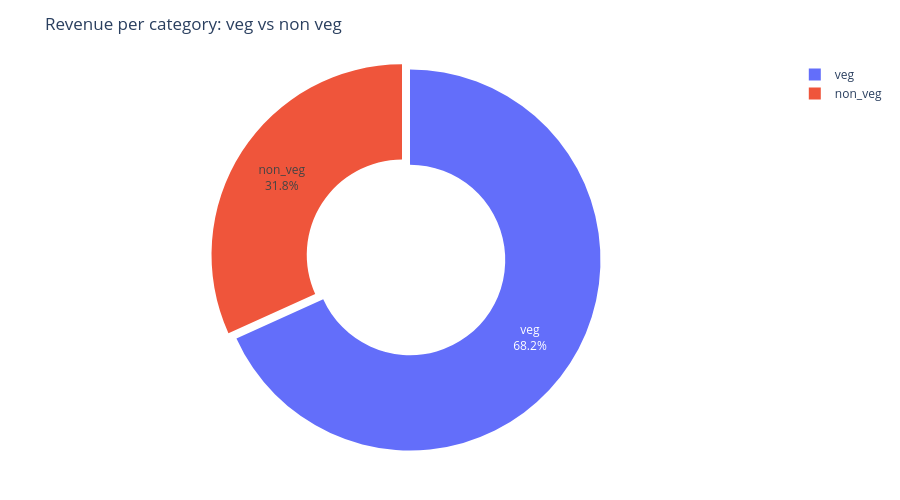

The cell this chart's notebook holds for it:
### Code cell
fig = px.pie(
    food_revenue, 
    values = "price_(inr)", names = "food_cat", hole = 0.5, title = "Revenue per category: veg vs non veg")

fig.update_traces(textinfo = "percent+label",pull = [0.05,0])

fig.update_layout(
    height = 500,
    margin = dict(t = 60, b = 40, l = 40, r = 40)
)

fig.show()

### Figure 1 — Plotly figure (JSON) as saved in the notebook; plotly's stock layout.template omitted (floating-point values rounded to 4 significant figures)
{"data": [{"domain": {"x": [0, 1], "y": [0, 1]}, "hole": 0.5, "hovertemplate": "food_cat=%{label}<br>price_(inr)=%{value}<extra></extra>", "labels": ["non_veg", "veg"], "legendgroup": "", "name": "", "pull": [0.05, 0], "showlegend": true, "textinfo": "percent+label", "type": "pie", "values": [16820000.0, 36140000.0]}], "layout": {"height": 500, "legend": {"tracegroupgap": 0}, "margin": {"b": 40, "l": 40, "r": 40, "t": 60}, "title": {"text": "Revenue per category: veg vs non veg"}}}
